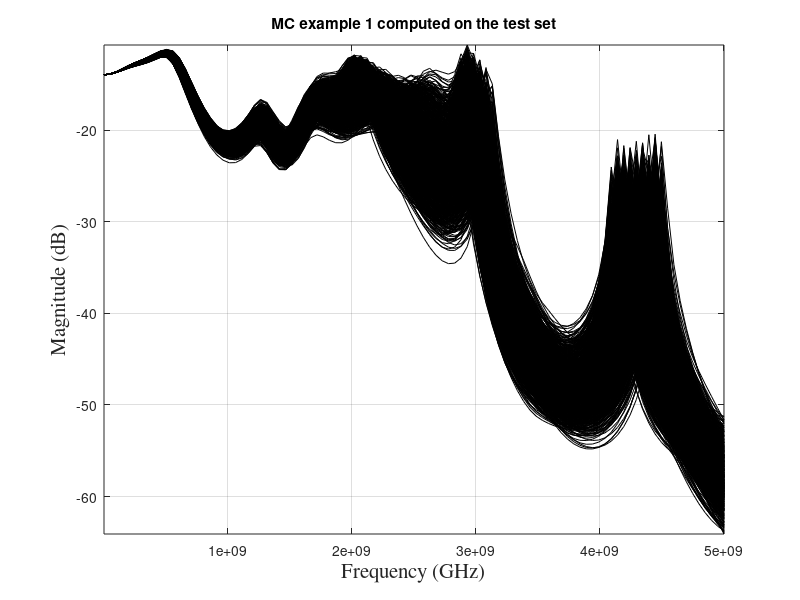

Reproduce this figure in MATLAB. (Note: this script raises an error after producing the figure.)
% Reproducibility script for Example 1 of the paper:
% "Small-Data Modeling of Electromagnetic Structures via
% Compressed Vector-Valued Kernel Ridge Regression"
%
% This script reproduces the DNN baseline results for Example 1, including:
% 1) the DNN entry corresponding to model #25 in Table 3,
% 2) the scatter plot ,
% 3) the parametric plot.
%
% The script:
% 1) loads the training and test datasets,
% 2) defines fixed training/validation subsets,
% 3) uses Bayesian optimization to tune the DNN hyperparameters,
% 4) retrains the best network,
% 5) evaluates it on the test set,
% 6) computes relative error metrics,
% 7) displays a summary of the trained model,
% 8) generates the figures.


clear all;
clc;
close all;

% Plot/font settings used in the figures
FS=15;
FN='Times';
FW='normal';
FA='normal';

% Set the random seed to ensure reproducibility
rng(1,'twister');

%% Load dataset for Example 1
% The file Example01_dataset.mat contains:
%   X_ED_norm   : normalized training input samples;
%   Y_ED        : training output responses;
%   X_TEST_norm : normalized test input samples;
%   Y_TEST      : test output responses;
%   freq        : frequency vector.

load("example01_dataset.mat")

%% MC plot
figure
plot(freq,Y_TEST,'k')

% Axis labels
xlabel('Frequency (GHz)', 'FontSize', FS, 'FontName', FN);
ylabel('Magnitude (dB)', 'FontSize', FS, 'FontName', FN);

title('MC example 1 computed on the test set')
% Main plot aesthetics
axis tight;
grid on;
box on;
set(gcf, 'Color', 'w');


%% Modeling

%%%%%%%%%%%%%%%%%%%%%%%%%%%%%%%%%%%%%%%%%%%%%%%%%%%%%%%%%%%%%%%%%%%%%%%%%%%
%% Multi-output regression with DNN + Bayesian Hyperparameter Optimization
%%%%%%%%%%%%%%%%%%%%%%%%%%%%%%%%%%%%%%%%%%%%%%%%%%%%%%%%%%%%%%%%%%%%%%%%%%%

% Training and test data:
% L = 300 training samples
% X_ED_norm: normalized training inputs (L x p)
% Y_ED: training outputs (L x D)
%
% L_test = 1000 test samples
% X_TEST_norm: normalized test inputs (L_test x p)
% Y_TEST: test outputs (L_test x D)

% In the original version of the script, the available training data were
% split into:
% - an internal training subset
% - a validation subset

% Split the available data into:
% - internal training subset
% - validation subset
%
% The validation subset is used both during Bayesian optimization
% and during DNN training for model selection.


cv = cvpartition(size(X_ED_norm,1),'HoldOut',0.2);

XTrain = X_ED_norm(training(cv),:);
YTrain = Y_ED(training(cv),:);
XVal   = X_ED_norm(test(cv),:);
YVal   = Y_ED(test(cv),:);

% That split was originally generated using cvpartition. To avoid
% reproducibility issues related to the random partitioning, the indices
% index_train and index_validation were stored explicitly in the data file
% and are reused here.

% XTrain = X_ED_norm(index_train,:);
% YTrain = Y_ED(index_train,:);
% 
% XVal   = X_ED_norm(index_validation,:);
% YVal   = Y_ED(index_validation,:);

% Extract the number of input features and output dimensions
numFeatures = size(XTrain,2);
numOutputs  = size(YTrain,2);

% Start timing the overall DNN training phase
t_DNN = tic;

%% Objective function for Bayesian optimization
function rmse = objectiveFcn(optVars,XTrain,YTrain,XVal,YVal,numFeatures,numOutputs)
    
    % Convert categorical hyperparameters to strings
    act1Str = string(optVars.Activation1);
    act2Str = string(optVars.Activation2);

    % Activation for first hidden layer
    switch act1Str
        case "relu"
            act1 = reluLayer;
        case "leakyrelu"
            act1 = leakyReluLayer(0.01);
        otherwise
            act1 = reluLayer;
    end

    % Activation for second hidden layer
    switch act2Str
        case "relu"
            act2 = reluLayer;
        case "leakyrelu"
            act2 = leakyReluLayer(0.01);
        otherwise
            act2 = reluLayer;
    end

    % Define the DNN architecture
    layers = [
        featureInputLayer(numFeatures,"Normalization","zscore")
        fullyConnectedLayer(optVars.NumHiddenUnits1)
        act1
        dropoutLayer(optVars.Dropout1)
        fullyConnectedLayer(optVars.NumHiddenUnits2)
        act2
        dropoutLayer(optVars.Dropout2)
        fullyConnectedLayer(numOutputs)
        regressionLayer
    ];

    % Training options used inside the Bayesian optimization loop
    options = trainingOptions('adam', ...
        'InitialLearnRate',optVars.LearnRate, ...
        'MaxEpochs',1000, ...
        'MiniBatchSize',optVars.MiniBatchSize, ...
        'Shuffle','every-epoch', ...
        'ValidationData',{XVal,YVal}, ...
        'Verbose',false, ...
        'ValidationPatience',10);

    % Train the network for the current hyperparameter configuration
    net = trainNetwork(XTrain,YTrain,layers,options);

    % Compute the validation RMSE used by Bayesian optimization
    YPred = predict(net,XVal);
    rmse = sqrt(mean((YVal - YPred).^2,"all"));
end

%% Hyperparameter search space
vars = [
    optimizableVariable('NumHiddenUnits1',[64,256],'Type','integer')
    optimizableVariable('NumHiddenUnits2',[32,128],'Type','integer')
    optimizableVariable('Dropout1',[0.1,0.5])
    optimizableVariable('Dropout2',[0.1,0.5])
    optimizableVariable('LearnRate',[1e-4,1e-2],'Transform','log')
    optimizableVariable('MiniBatchSize',[16,128],'Type','integer')
    optimizableVariable('Activation1',["relu","leakyrelu"],'Type','categorical')
    optimizableVariable('Activation2',["relu","leakyrelu"],'Type','categorical')
];

%% Run Bayesian optimization
results = bayesopt(@(optVars)objectiveFcn(optVars,XTrain,YTrain,XVal,YVal,numFeatures,numOutputs), ...
    vars, ...
    'MaxObjectiveEvaluations',100, ...
    'AcquisitionFunctionName','expected-improvement-plus');

bestParams = bestPoint(results);

fprintf('Best Hyperparameters:\n');
disp(bestParams);

%% Train the final network with the best hyperparameters

% Convert categorical hyperparameters to strings
act1Str = string(bestParams.Activation1);
act2Str = string(bestParams.Activation2);

switch act1Str
    case "relu"
        act1 = reluLayer;
    case "leakyrelu"
        act1 = leakyReluLayer(0.01);
    otherwise
        act1 = reluLayer;
end

switch act2Str
    case "relu"
        act2 = reluLayer;
    case "leakyrelu"
        act2 = leakyReluLayer(0.01);
    otherwise
        act2 = reluLayer;
end

finalLayers = [
    featureInputLayer(numFeatures,"Normalization","zscore")
    fullyConnectedLayer(bestParams.NumHiddenUnits1)
    act1
    dropoutLayer(bestParams.Dropout1)
    fullyConnectedLayer(bestParams.NumHiddenUnits2)
    act2
    dropoutLayer(bestParams.Dropout2)
    fullyConnectedLayer(numOutputs)
    regressionLayer
];

finalOptions = trainingOptions('adam', ...
    'InitialLearnRate',bestParams.LearnRate, ...
    'MaxEpochs',1000, ...
    'MiniBatchSize',bestParams.MiniBatchSize, ...
    'Shuffle','every-epoch', ...
    'ValidationData',{XVal,YVal}, ...
    'ValidationFrequency',20, ...
    'Plots','training-progress', ...
    'Verbose',false);

finalNet = trainNetwork(XTrain,YTrain,finalLayers,finalOptions);

%% Evaluate final network

% Compute validation RMSE for the final tuned network
YPred = predict(finalNet,XVal);
finalRmse = sqrt(mean((YVal - YPred).^2,"all"));
fprintf("Final tuned DNN Validation RMSE = %.4f\n",finalRmse);

%% Test the final network

% The same validation error is recomputed here.
% This block is left unchanged with respect to the original script.
YPred = predict(finalNet,XVal);
finalRmse = sqrt(mean((YVal - YPred).^2,"all"));
fprintf("Final tuned DNN Validation RMSE = %.4f\n",finalRmse);

% Generate predictions on the external test set
Y_pred = predict(finalNet,X_TEST_norm);

% Stop timing
t_DNN = toc(t_DNN);

%% Compute error metrics

eps_norm = 1e-12;

% Relative L2 error in dB, expressed in percent
L2_rel_Error = norm((Y_TEST - Y_pred), 'fro') / (norm(Y_TEST, 'fro') + eps_norm)*100;

% Relative L2 error in linear scale, expressed in percent
L2_rel_Error_lin = norm((10.^(Y_TEST/20) - 10.^(Y_pred/20)), 'fro') / ...
    (norm(10.^(Y_TEST/20), 'fro') + eps_norm)*100;

% Relative Linf error in dB, expressed in percent
Linf_rel_Error = norm(abs(Y_TEST(:)-Y_pred(:)),inf) / norm(abs(Y_TEST(:)),inf)*100;

% Relative Linf error in linear scale, expressed in percent
Linf_rel_Error_lin = norm(abs(10.^(Y_TEST(:)/20)-10.^(Y_pred(:)/20)),inf) / ...
    (norm(abs(10.^(Y_TEST(:)/20)),inf)+eps_norm)*100;

%% Display summary in Command Window
fprintf('\n\n---------------------\n');
fprintf('--- DNN MODEL SUMMARY ---\n');

fprintf('Number of training samples: %d\n', size(X_ED_norm,1));
fprintf('Number of input features: %d\n', numFeatures);
fprintf('Number of output components: %d\n', numOutputs);

fprintf('Best NumHiddenUnits1: %d\n', bestParams.NumHiddenUnits1);
fprintf('Best NumHiddenUnits2: %d\n', bestParams.NumHiddenUnits2);
fprintf('Best Dropout1: %.4f\n', bestParams.Dropout1);
fprintf('Best Dropout2: %.4f\n', bestParams.Dropout2);
fprintf('Best LearnRate: %.4e\n', bestParams.LearnRate);
fprintf('Best MiniBatchSize: %d\n', bestParams.MiniBatchSize);
fprintf('Best Activation1: %s\n', string(bestParams.Activation1));
fprintf('Best Activation2: %s\n', string(bestParams.Activation2));

fprintf('Training time: %.4f seconds\n', t_DNN);

fprintf('L2 relative error (dB): %.1f\n', L2_rel_Error);
fprintf('Linf relative error (dB): %.1f\n', Linf_rel_Error);
fprintf('----------------------\n');

%% Scatter plot
figure
plot(Y_pred(:),Y_TEST(:),'xg')
hold all;

set(gca,'FontSize',FS,'FontName',FN,'FontWeight',FW,'FontAngle',FA)

axis square

xlabel('Model Prediction','Fontsize',FS,'FontName',FN)
ylabel('Actual Values','Fontsize',FS,'FontName',FN)
legend({'Model #25'}, 'FontSize', FS, 'Location', 'southeast', 'FontName', 'Arial')

grid on
box on
set(gca,'LineWidth',1.2)
set(gcf,'Color','w')

%% Parametric comparison between reference and predicted responses
figure
plot(freq,Y_TEST(1,:),'k','linewidth',4)
hold all
plot(freq,Y_pred(1,:),'g:','linewidth',3)

plot(freq,Y_TEST(1:5:25,:),'k','linewidth',4)
plot(freq,Y_pred(1:5:25,:),'g:','linewidth',3)

set(gca,'FontSize',FS,'FontName',FN,'FontWeight',FW,'FontAngle',FA)
l=legend({'Reference','Model #25'},'FontSize',FS,'Location','best','FontName','Arial');

xlabel('Frequency (GHz)','Fontsize',FS,'FontName',FN);
ylabel('Magnitude (dB)','Fontsize',FS,'FontName',FN);

grid on
box on
set(gca,'LineWidth',1.2)
set(gcf,'Color','w')
